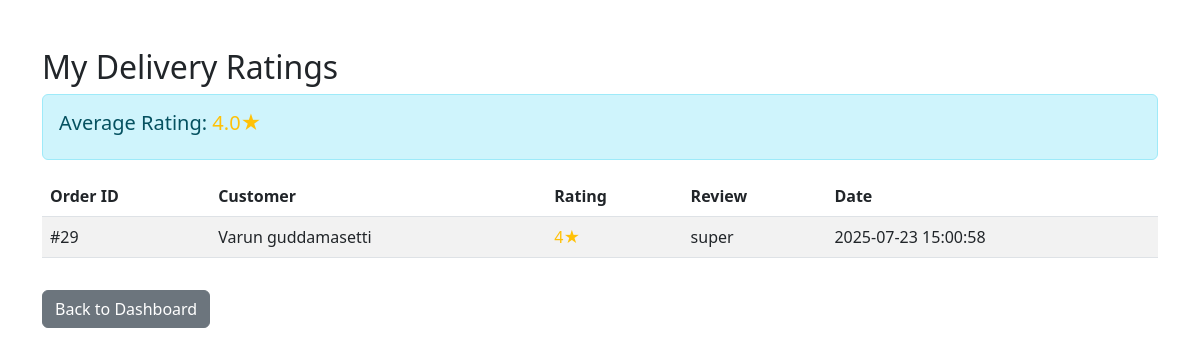
Screenshot of /delivery_ratings (signed in) with the database file from the repository.
### tables this page shows
CREATE TABLE delivery_ratings (
        id INTEGER PRIMARY KEY AUTOINCREMENT,
        order_id INTEGER NOT NULL,
        delivery_partner_id INTEGER NOT NULL,
        customer_username TEXT NOT NULL,
        rating INTEGER NOT NULL CHECK (rating >= 1 AND rating <= 5),
        review TEXT,
        timestamp DATETIME DEFAULT CURRENT_TIMESTAMP,
        FOREIGN KEY(order_id) REFERENCES orders(id),
        FOREIGN KEY(delivery_partner_id) REFERENCES delivery_partners(id),
        UNIQUE(order_id, delivery_partner_id)
    );

CREATE TABLE orders (
    id INTEGER PRIMARY KEY AUTOINCREMENT,
    username TEXT NOT NULL,
    items TEXT NOT NULL,
    total REAL NOT NULL,
    address_id INTEGER,
    payment_mode TEXT,
    order_status TEXT DEFAULT 'Order Placed',
    timestamp DATETIME DEFAULT CURRENT_TIMESTAMP
, restaurant_id INTEGER);

### routes/delivery_routes.py (the view)
@delivery_bp.route('/delivery_ratings')
def delivery_ratings():
    if 'delivery_partner_id' not in session:
        return redirect(url_for('delivery.delivery_login'))
    delivery_partner_id = session['delivery_partner_id']
    conn = sqlite3.connect('database.db')
    cursor = conn.cursor()
    try:
        cursor.execute('''SELECT dr.rating, dr.review, dr.timestamp, dr.customer_username, o.id as order_id
                          FROM delivery_ratings dr
                          JOIN orders o ON dr.order_id = o.id
                          WHERE dr.delivery_partner_id = ?
                          ORDER BY dr.timestamp DESC''', (delivery_partner_id,))
        ratings = cursor.fetchall()
        cursor.execute('SELECT AVG(rating) FROM delivery_ratings WHERE delivery_partner_id=?', (delivery_partner_id,))
        avg_rating = cursor.fetchone()[0]
    except Exception as e:
        logging.error(f"Delivery ratings error: {e}")
        flash('An error occurred while loading your ratings. Please try again later.', 'danger')
    finally:
        conn.close()
    ratings_list = []
    for rating, review, timestamp, customer, order_id in ratings:
        ratings_list.append({
            'rating': rating,
            'review': review,
            'timestamp': timestamp,
            'customer': customer,
            'order_id': order_id
        })
    return render_template('delivery_ratings.html', ratings=ratings_list, avg_rating=avg_rating)

### templates/delivery_ratings.html (shortened to what this page needs)
<!DOCTYPE html>
<html lang="en">
<head>
    <link rel="stylesheet" href="https://cdn.jsdelivr.net/npm/bootstrap@5.3.0/dist/css/bootstrap.min.css">
</head>
<body>
<div class="container mt-5">
    <div class="row">
        <div class="col-md-12">
            <h2>My Delivery Ratings</h2>
            {% if avg_rating %}
                <div class="alert alert-info">
                    <h5>Average Rating: <span class="text-warning">{{ "%.1f"|format(avg_rating) }}★</span></h5>
                </div>
            {% endif %}
            {% if ratings %}
                <div class="table-responsive">
                    <table class="table table-striped">
                        <thead>
                            <tr>
                                <th>Order ID</th>
                                <th>Customer</th>
                                <th>Rating</th>
                                <th>Review</th>
                                <th>Date</th>
                            </tr>
                        </thead>
                        <tbody>
                            {% for rating in ratings %}
                            <tr>
                                <td>#{{ rating.order_id }}</td>
                                <td>{{ rating.customer }}</td>
                                <td><span class="text-warning">{{ rating.rating }}★</span></td>
                                <td>
                                    {% if rating.review %}
                                        {{ rating.review }}
                                    {% else %}
                                        <span class="text-muted">No review</span>
                                    {% endif %}
                                </td>
                                <td>{{ rating.timestamp }}</td>
                            </tr>
                            {% endfor %}
                        </tbody>
                    </table>
                </div>
            {% else %}
                <div class="alert alert-warning">
                    <p>No ratings yet. Complete deliveries to receive customer ratings!</p>
                </div>
            {% endif %}
            <div class="mt-3">
                <a href="/delivery_dashboard" class="btn btn-secondary">Back to Dashboard</a>
            </div>
        </div>
    </div>
</div>
</body>
</html>

### rows the page displays
delivery_ratings: order_id "29", customer "Varun guddamasetti", rating "4", review "super", timestamp "2025-07-23 15:00:58"

### other values shown
{{ "%.1f"|format(avg_rating) }} "4.0"
